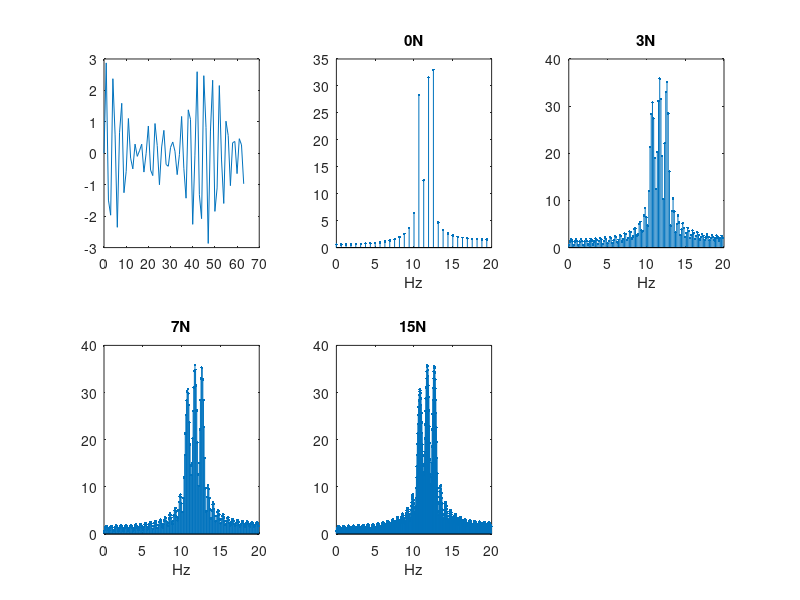

Write MATLAB code to recreate this figure.
f1 = 10.8;f2 = 11.75;f3 = 12.55;
fs = 40;N =64;
n = 0:N-1;
x = sin(2*pi*f1*n/fs)+sin(2*pi*f2*n/fs)+sin(2*pi*f3*n/fs);
X = fft(x);
f = fs/N*(0:N/2-1);
subplot(231)
plot(n,x);
subplot(232)
stem(f,abs(X(1:N/2)),'.');
xlabel("Hz");
title("0N");

X_3N = fft(x,4*N);
f_3N = fs/(4*N)*(0:2*N-1);
subplot(233)
stem(f_3N,abs(X_3N(1:2*N)),'.')
xlabel("Hz");
title("3N");
X_7N = fft(x,8*N);
f_7N = fs/(8*N)*(0:4*N-1);
subplot(234)
stem(f_7N,abs(X_7N(1:4*N)),'.')
xlabel("Hz");
title("7N");

X_15N = fft(x,16*N);
f_15N = fs/(16*N)*(0:8*N-1);
subplot(235)
stem(f_15N,abs(X_15N(1:8*N)),'.');
xlabel("Hz");
title("15N");